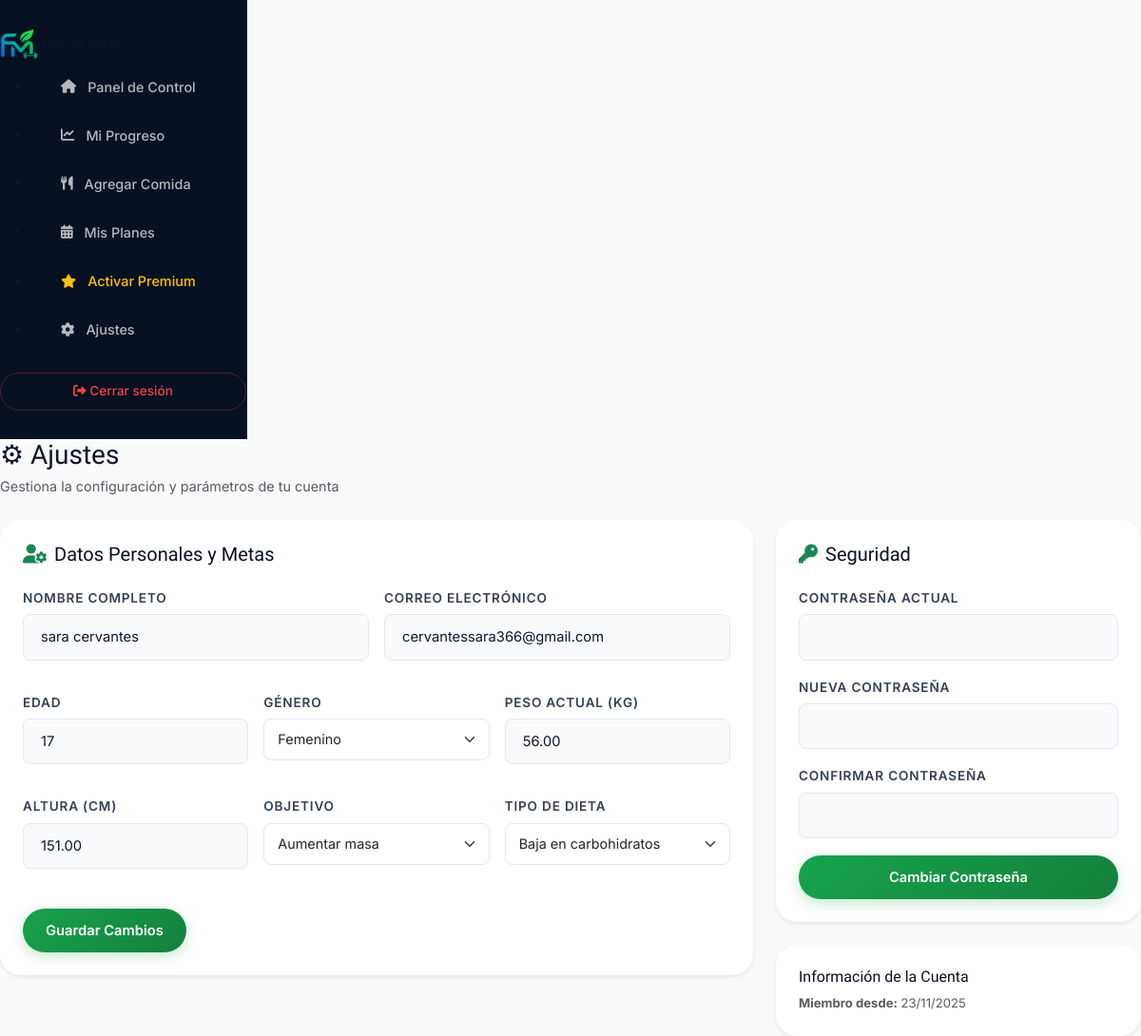
Screenshot of /php/ajustes.php (signed in) with the database file from the repository.
### tables this page shows
CREATE TABLE `usuarios` (
  `id_usuario` int(11) NOT NULL AUTO_INCREMENT,
  `nombre` varchar(100) NOT NULL,
  `correo` varchar(100) NOT NULL,
  `contraseña` varchar(255) NOT NULL,
  `edad` int(11) DEFAULT NULL,
  `genero` enum('Masculino','Femenino','Otro') DEFAULT NULL,
  `peso_actual` decimal(5,2) DEFAULT NULL,
  `altura` decimal(5,2) DEFAULT NULL,
  `objetivo` enum('Bajar de peso','Mantener peso','Aumentar masa') DEFAULT NULL,
  `tipo_dieta` enum('General','Vegetariana','Keto','Baja en carbohidratos','Alta en proteínas') DEFAULT NULL,
  `fecha_registro` datetime DEFAULT current_timestamp(),
  `es_premium` tinyint(1) NOT NULL DEFAULT 0,
  PRIMARY KEY (`id_usuario`),
  UNIQUE KEY `correo` (`correo`)
);

### php/esPremium.php (called while the page is built, shortened)
<?php
function esPremium($conn, $usuario_id) {
    $stmt = $conn->prepare("
        SELECT id_suscripcion FROM suscripciones
        WHERE id_usuario = ?
          AND estado = 'activa'
          AND fecha_vencimiento >= CURDATE()
        LIMIT 1
    ");
    $stmt->bind_param("i", $usuario_id);
    $stmt->execute();
    $es = $stmt->get_result()->num_rows > 0;
    $upd = $conn->prepare("UPDATE usuarios SET es_premium = ? WHERE id_usuario = ?");
    $val = $es ? 1 : 0;
    return $es;
}

### php/ajustes.php (the view, shortened to what this page needs)
<?php
require "conexion.php";
require "esPremium.php";
$usuario_id = $_SESSION["usuario"]["id"];
$es_premium = esPremium($conn, $usuario_id);
$stmt = $conn->prepare("SELECT nombre, correo, edad, genero, peso_actual, altura, objetivo, tipo_dieta FROM usuarios WHERE id_usuario = ?");
$stmt->bind_param("i", $usuario_id);
$stmt->execute();
$usuario = $stmt->get_result()->fetch_assoc();
$active_page = 'ajustes';
?>
<!DOCTYPE html>
<html lang="es">
<head>
  <link href="https://cdn.jsdelivr.net/npm/bootstrap@5.3.2/dist/css/bootstrap.min.css" rel="stylesheet">
  <link rel="stylesheet" href="https://cdnjs.cloudflare.com/ajax/libs/font-awesome/6.0.0/css/all.min.css">
  <link rel="stylesheet" href="../css/styles.css">
</head>
<body>
<div class="panel-layout">
    <aside class="sidebar">
        <div class="sidebar-header">
            <div class="sidebar-brand">
                <img src="../img/logo.png" alt="FocusMeal Logo" style="height: 32px;">
                <span>Focus Meal</span>
            </div>
        </div>
        <ul class="sidebar-menu">
            <li class="<?= ($active_page == 'dashboard') ? 'active' : '' ?>">
                <a href="panel.php"><i class="fa-solid fa-house"></i> Panel de Control</a>
            </li>
            <li class="<?= ($active_page == 'progreso') ? 'active' : '' ?>">
                <a href="progreso.php"><i class="fa-solid fa-chart-line"></i> Mi Progreso</a>
            </li>
            <li class="<?= ($active_page == 'comida') ? 'active' : '' ?>">
                <a href="agregar_comida.php"><i class="fa-solid fa-utensils"></i> Agregar Comida</a>
            </li>
            <li class="<?= ($active_page == 'planes') ? 'active' : '' ?>">
                <a href="planes.php"><i class="fa-solid fa-calendar-days"></i> Mis Planes</a>
            </li>
            <?php if ($es_premium): ?>
                <li class="<?= ($active_page == 'plan_ia') ? 'active' : '' ?>">
                    <a href="generar_plan.php"><i class="fa-solid fa-robot"></i> Mi Plan IA</a>
                </li>
                <li class="<?= ($active_page == 'nutricionista') ? 'active' : '' ?>">
                    <a href="chat_nutricionista.php"><i class="fa-solid fa-comments"></i> Nutricionista</a>
                </li>
            <?php else: ?>
                <li class="<?= ($active_page == 'premium') ? 'active' : '' ?>">
                    <a href="planes.php" class="text-warning"><i class="fa-solid fa-star"></i> Activar Premium</a>
                </li>
            <?php endif; ?>
            <li class="<?= ($active_page == 'ajustes') ? 'active' : '' ?>">
                <a href="ajustes.php"><i class="fa-solid fa-gear"></i> Ajustes</a>
            </li>
        </ul>
        <div class="sidebar-footer">
            <a href="logout.php" class="btn-danger w-100 text-center d-block py-2 rounded-pill text-decoration-none" style="font-size: 0.85rem;"><i class="fa-solid fa-right-from-bracket"></i> Cerrar sesión</a>
        </div>
    </aside>
    <main class="main-content">
        <div class="d-flex justify-content-between align-items-center mb-4">
            <div>
                <h1 class="h3 font-headings mb-1" style="font-family: var(--font-headings); font-weight: 500;">⚙ Ajustes</h1>
                <p class="text-muted mb-0" style="font-size: 0.9rem;">Gestiona la configuración y parámetros de tu cuenta</p>
            </div>
        </div>
        <div class="row g-4">
            <div class="col-lg-8">
                <div class="card p-4 border-0 shadow-sm" style="border-radius: var(--radius-lg); background: var(--surface);">
                    <h3 class="h5 mb-4" style="font-family: var(--font-headings); font-weight: 500; color: var(--navy);"><i class="fa-solid fa-user-gear me-2 text-success"></i>Datos Personales y Metas</h3>
                    <form method="POST" action="ajustes.php">
                        <div class="row g-3">
                            <div class="col-md-6">
                                <label class="form-label">Nombre completo</label>
                                <input type="text" name="nombre" class="form-control" value="<?= htmlspecialchars($usuario['nombre']) ?>" required>
                            </div>
                            <div class="col-md-6">
                                <label class="form-label">Correo electrónico</label>
                                <input type="email" name="correo" class="form-control" value="<?= htmlspecialchars($usuario['correo']) ?>" required>
                            </div>
                            <div class="col-md-4">
                                <label class="form-label">Edad</label>
                                <input type="number" name="edad" class="form-control" min="1" max="120" value="<?= $usuario['edad'] ?>">
                            </div>
                            <div class="col-md-4">
                                <label class="form-label">Género</label>
                                <select name="genero" class="form-select">
                                    <option value="Femenino"   <?= $usuario['genero'] === 'Femenino'   ? 'selected' : '' ?>>Femenino</option>
                                </select>
                            </div>
                            <div class="col-md-4">
                                <label class="form-label">Peso actual (kg)</label>
                                <input type="number" name="peso_actual" class="form-control" step="0.1" min="1" value="<?= $usuario['peso_actual'] ?>">
                            </div>
                            <div class="col-md-4">
                                <label class="form-label">Altura (cm)</label>
                                <input type="number" name="altura" class="form-control" step="0.1" min="1" value="<?= $usuario['altura'] ?>">
                            </div>
                            <div class="col-md-4">
                                <label class="form-label">Objetivo</label>
                                <select name="objetivo" class="form-select">
                                    <option value="Aumentar masa"  <?= $usuario['objetivo'] === 'Aumentar masa'  ? 'selected' : '' ?>>Aumentar masa</option>
                                </select>
                            </div>
                            <div class="col-md-4">
                                <label class="form-label">Tipo de dieta</label>
                                <select name="tipo_dieta" class="form-select">
                                    <option value="Baja en carbohidratos"  <?= $usuario['tipo_dieta'] === 'Baja en carbohidratos'  ? 'selected' : '' ?>>Baja en carbohidratos</option>
                                </select>
                            </div>
                        </div>
                        <button type="submit" class="btn btn-primary px-4 py-2.5 rounded-pill mt-4 border-0" style="background: var(--green); font-weight: 600;">Guardar Cambios</button>
                    </form>
                </div>
            </div>
            <div class="col-lg-4">
                <div class="card p-4 border-0 shadow-sm mb-4" style="border-radius: var(--radius-lg); background: var(--surface);">
                    <h3 class="h5 mb-4" style="font-family: var(--font-headings); font-weight: 500; color: var(--navy);"><i class="fa-solid fa-key me-2 text-success"></i>Seguridad</h3>
                    <form method="POST" action="ajustes.php">
                        <div class="mb-3">
                            <label class="form-label">Contraseña actual</label>
                            <input type="password" name="contrasena_actual" class="form-control" required>
                        </div>
                        <div class="mb-3">
                            <label class="form-label">Nueva contraseña</label>
                            <input type="password" name="contrasena_nueva" class="form-control" minlength="8" required>
                        </div>
                        <div class="mb-3">
                            <label class="form-label">Confirmar contraseña</label>
                            <input type="password" name="contrasena_confirmar" class="form-control" required>
                        </div>
                        <button type="submit" class="btn btn-primary w-100 py-2.5 rounded-pill border-0" style="background: var(--green); font-weight: 600;">Cambiar Contraseña</button>
                    </form>
                </div>
                <div class="card p-4 border-0 shadow-sm" style="border-radius: var(--radius-lg); background: var(--surface);">
                    <h3 class="h6 mb-2" style="font-family: var(--font-headings); font-weight: 500; color: var(--navy);">Información de la Cuenta</h3>
                    <p class="small text-muted mb-0">
                        <strong>Miembro desde:</strong>
                        <?php
                          $q2 = $conn->prepare("SELECT fecha_registro FROM usuarios WHERE id_usuario = ?");
                          $q2->bind_param("i", $usuario_id);
                          $q2->execute();
                          $fecha = $q2->get_result()->fetch_assoc()["fecha_registro"];
                          echo date("d/m/Y", strtotime($fecha));
                        ?>
                    </p>
                </div>
            </div>
        </div>
    </main>
</div>
</body>
</html>

### css/styles.css (style rules this page uses)
:root { --green: #16A34A; --green-dark: #15803D; --green-light: #e8f5e9; --green-glow: rgba(22, 163, 74, 0.25); --navy: #071121; --navy-mid: #0e1b30; --navy-light: #172a45; --navy-glow: rgba(7, 17, 33, 0.15); --bg: #f8fafc; --surface: #ffffff; --border: #e2e8f0; --text: #0f172a; --text-mid: #334155; --text-light: #64748b; --red: #ef4444; --red-light: #fee2e2; --amber: #f59e0b; --amber-light: #fef3c7; --blue: #3b82f6; --blue-light: #dbeafe; --font-headings: 'Unbounded', sans-serif; --font-body: 'Inter', sans-serif; --radius-sm: 8px; --radius-md: 14px; --radius-lg: 22px; --transition: all 0.3s cubic-bezier(0.4, 0, 0.2, 1); --shadow-sm: 0 2px 8px rgba(7, 17, 33, 0.04); --shadow-md: 0 12px 30px -10px rgba(7, 17, 33, 0.08), 0 4px 12px -2px rgba(7, 17, 33, 0.03); --shadow-lg: 0 22px 48px -8px rgba(7, 17, 33, 0.12), 0 8px 24px -4px rgba(7, 17, 33, 0.06); --shadow-glow: 0 0 20px rgba(22, 163, 74, 0.2); }
*, *::before, *::after { box-sizing: border-box; margin: 0; padding: 0; }
html { scroll-behavior: smooth; }
body { font-family: var(--font-body); background-color: var(--bg); color: var(--text); min-height: 100vh; font-size: 15px; line-height: 1.6; display: flex; flex-direction: column; }
h1, h2, h3, h4, h5, h6 { font-family: var(--font-headings); font-weight: 500; color: var(--navy); line-height: 1.25; }
p { color: var(--text-mid); }
a { color: var(--green); text-decoration: none; transition: var(--transition); }
.btn-primary, .btn-hero-primary { display: inline-flex; align-items: center; justify-content: center; padding: 12px 28px; background-color: var(--green) !important; background-image: linear-gradient(135deg, var(--green) 0%, var(--green-dark) 100%) !important; color: #fff !important; font-family: var(--font-body); font-size: 0.92rem; font-weight: 600; border: none !important; border-radius: 99px !important; cursor: pointer; text-decoration: none !important; transition: var(--transition); box-shadow: 0 4px 14px var(--green-glow) !important; }
.btn-danger { display: inline-flex; align-items: center; justify-content: center; padding: 10px 22px; background-color: transparent !important; color: var(--red) !important; border: 1.5px solid rgba(239, 68, 68, 0.3) !important; border-radius: 99px !important; font-family: var(--font-body); font-size: 0.88rem; font-weight: 600; cursor: pointer; text-decoration: none !important; transition: var(--transition); }
label, .form-label { display: block; font-size: 0.8rem; font-weight: 600; color: var(--text-light); text-transform: uppercase; letter-spacing: 0.8px; margin-bottom: 8px; }
input[type="text"], input[type="email"], input[type="password"], input[type="number"], input[type="file"], select, textarea, .form-control { width: 100%; padding: 12px 18px; border: 1.5px solid var(--border); border-radius: var(--radius-sm); font-family: var(--font-body); font-size: 0.92rem; color: var(--text); background-color: var(--bg); transition: var(--transition); margin-bottom: 18px; outline: none; }
.sidebar { width: 260px; background-color: var(--navy); padding: 30px 0; display: flex; flex-direction: column; gap: 4px; flex-shrink: 0; border-right: 1px solid rgba(255, 255, 255, 0.05); }
.sidebar a { display: flex; align-items: center; gap: 12px; padding: 14px 28px; color: rgba(255, 255, 255, 0.7); text-decoration: none; font-size: 0.9rem; font-weight: 500; transition: var(--transition); border-left: 4px solid transparent; }

### php/ajustes.php (style rules this page uses)
.form-control, .form-select { background-color: var(--background); border: 1px solid var(--border); color: var(--text-dark); border-radius: var(--radius-sm); padding: 10px 14px; font-size: 0.9rem; }
.form-label { font-weight: 600; font-size: 0.85rem; color: var(--text-mid); margin-bottom: 6px; }

### rows the page displays
usuarios: nombre "sara cervantes", correo "cervantessara366@gmail.com", edad "17", genero "Femenino", peso_actual "56.00", altura "151.00", objetivo "Aumentar masa", tipo_dieta "Baja en carbohidratos", fecha_registro "23/11/2025"
